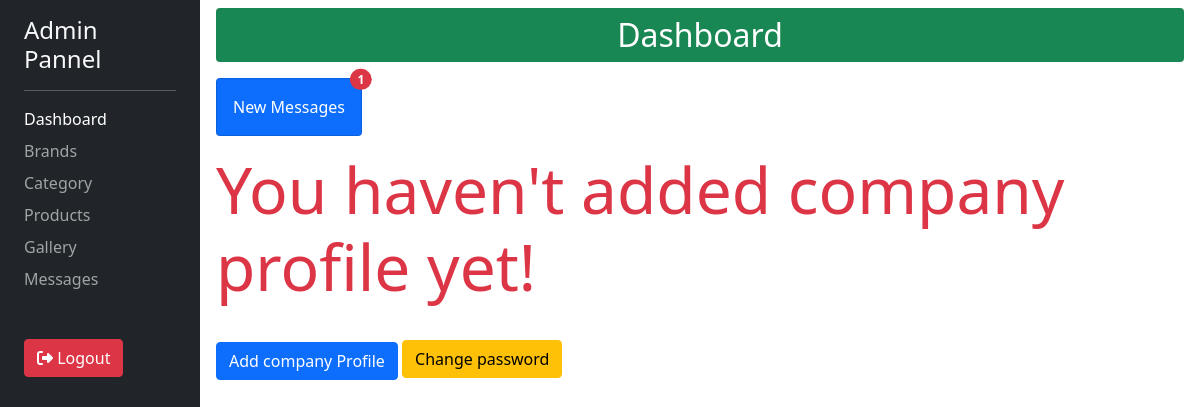
Before: /dashboard/ (signed in) with the older database file.
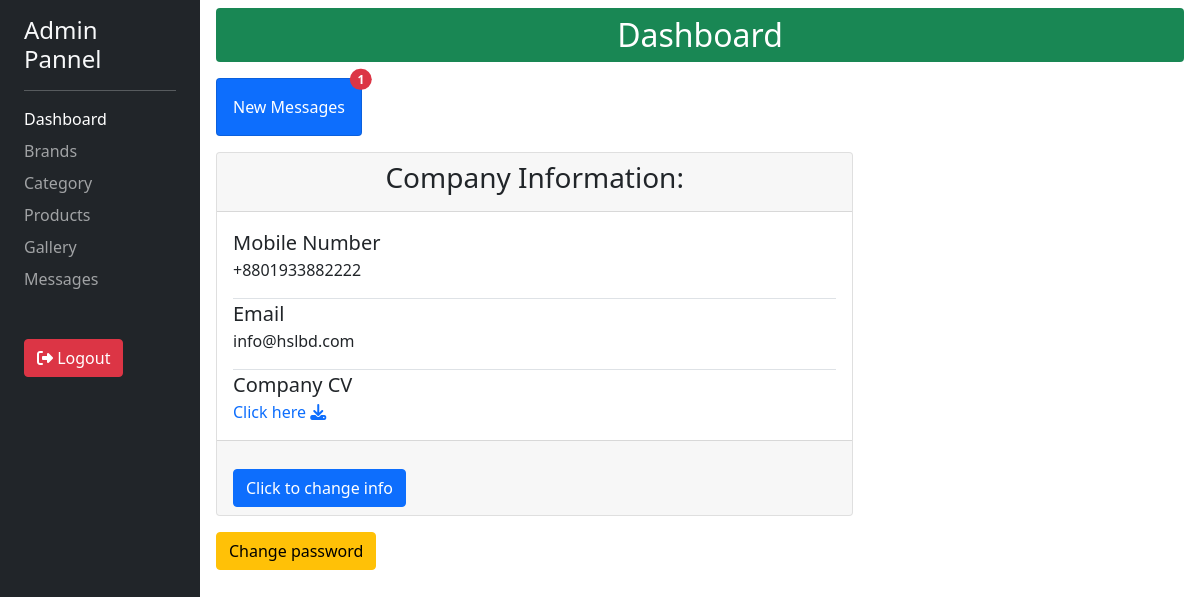
After: the same page with the newer database file.
### aboutus/models.py (models this page shows, shortened)
class CompanyInfo(models.Model):
    mobile = models.CharField(max_length=30)
    email = models.EmailField(max_length=150)
    profile = models.FileField(upload_to='pdfs/')

### hslbd/views.py (the view)
# urls.py: path('dashboard/', views.dashboardView, name='dashboard'),
@login_required(login_url='/admin/')
def dashboardView(request):
    number = unreadMsgCount(request)
    return render(request, 'my_admin/dashboard.html', { 'count' : number })

### aboutus/context_processor.py (called while the page is built)
def company_info(request):
        profileInfo = CompanyInfo.objects.first()
        return { 'profileInfo' : profileInfo }

### contactus/views.py (called while the page is built)
@login_required(login_url='/admin/')
def unreadMsgCount(request):
    try:
        data = Message.objects.filter(messageRead=False).count()
        return data
    except DatabaseError:
        return render(request, 'Error.html', { 'errorMsg' : 'Database error occured!' })

### products/context_processor.py (called while the page is built)
def productsType(request):
    types = Type.objects.all()
    return { 'typeItems' : types }

### templates/my_admin/dashboard.html (shortened to what this page needs)
{% extends "my_admin/base.html" %}
{% block content %}
<div class="mb-5">
  <p class="h2 bg-success text-white text-center py-2 rounded mb-3">Dashboard</p>
  <div class="row">
    <div class="col-auto mb-3">
      <div class="card text-white bg-primary">
        <a href="{% url 'contactus:requested-msg' %}" class="card-body position-relative text-white">
          New Messages
          <span class="card-text badge bg-danger position-absolute top-0 start-100 translate-middle rounded-pill">
            {{ count }}
          </span>
        </a>
      </div>
    </div>
  </div>
  {% if profileInfo %}
    <div class="row">
      <div class="col-md-8">
        <div class="card">
          <div class="card-header">
            <p class="h3 text-center">Company Information:</p>
          </div>
          <div class="card-body">
            <div class="border-bottom">
              <p class="lead mb-0">Mobile Number</p>
              <p>{{ profileInfo.mobile }}</p>
            </div>
            <div class="border-bottom">
              <p class="lead mb-0">Email</p>
              <p>{{ profileInfo.email }}</p>
            </div>
            <div class="">
              <p class="lead mb-0">Company CV</p>
              <a href="{{ profileInfo.profile.url }}">Click here <i class="fa-solid fa-download"></i></a>
            </div>
          </div>
          <div class="card-footer">
            <a href="{% url 'aboutus:edit-info' id=profileInfo.id %}" class="d-inline-block btn btn-primary">Click to change info</a>
          </div>
        </div>
      </div>
    </div>
  {% else %}
    <p class="display-3 text-danger">You haven't added company profile yet!</p>
    <a href="{% url 'aboutus:add-info' %}" class="d-inline-block btn btn-primary">Add company Profile</a>
  {% endif %}
  <a class="btn btn-warning mt-3" href="{% url 'user:change_password' %}">Change password</a>
</div>
{% endblock content %}

### templates/my_admin/base.html (shortened to what this page needs)
<!DOCTYPE html>
{% load static %}
<html lang="en">
<head>
    <link rel="stylesheet" href="https://cdnjs.cloudflare.com/ajax/libs/font-awesome/6.6.0/css/all.min.css" />
    <link rel="stylesheet" href="https://cdnjs.cloudflare.com/ajax/libs/font-awesome/5.15.4/css/all.min.css">
    <link rel="stylesheet" href="{% static 'css/bootstrap.min.css' %}">
    <link rel="stylesheet" href="{% static 'css/style.css' %}">
</head>
<body class="admin-body">
  <div class="container-fluid px-0 position-relative">
    <div class="d-flex l-sidebar-h bg-light">
      <div class="sidebar col-4 col-md-3 col-xl-2 bg-dark px-4 pt-3 position-fixed top-0 start-0">
        <p class="h4 text-light text-wrap">Admin Pannel</p>
        <hr class="text-light px-1">
        <ul class="ul-list text-white list-unstyled">
          <li class="my-2"><a class="sidebar-link {% if request.path == "/dashboard/" %}active{% endif %}" href="{% url 'dashboard' %}">Dashboard</a></li>
          <li class="my-2"><a class="sidebar-link {% if 'brand' in request.path %}active{% endif %}" href="{% url 'brand:brand-list' %}">Brands</a></li>
          <li class="my-2"><a class="sidebar-link {% if '/category/' in request.path %}active{% endif %}" href="{% url 'category:all-categories' %}">Category</a></li>
          <li class="my-2"><a class="sidebar-link {% if 'products' in request.path %}active {% endif %}" href="{% url 'products:list-product' %}">Products</a></li>
          <li class="my-2"><a class="sidebar-link{% if 'gallery' in request.path %} active{% endif %}" href="{% url 'gallary:dasboard-gallery' %}">Gallery</a></li>
          <li class="my-2"><a class="sidebar-link {% if 'messages' in request.path %}active{% endif %}" href="{% url 'contactus:requested-msg' %}">Messages</a></li>
          <li class="mt-5">
            <form action="{% url 'user:user-logout' %}" method="post">
              <button class="btn btn-danger"><i class="fa-solid fa-right-from-bracket"></i> Logout</button>
            </form>
          </li>
        </ul>
      </div>
      <div class="content col-8 col-md-9 col-xl-10 pt-2 position-absolute top-0 end-0 px-3">
        {% block content %}{% endblock content %}
      </div>
    </div>
  </div>
</body>
</html>

### static/css/style.css (style rules this page uses)
a { text-decoration: none; }
.btn-primary { margin-top: 20px; }

Changed rows visible on the page:
added CompanyInfo: mobile "+8801933882222", email "info@hslbd.com"
Other visible differences:
text no longer shown: "You haven't added company profile yet! Add company Profile"
text now shown: "Company Information: Mobile Number Email Company CV Click here Click to change info"
